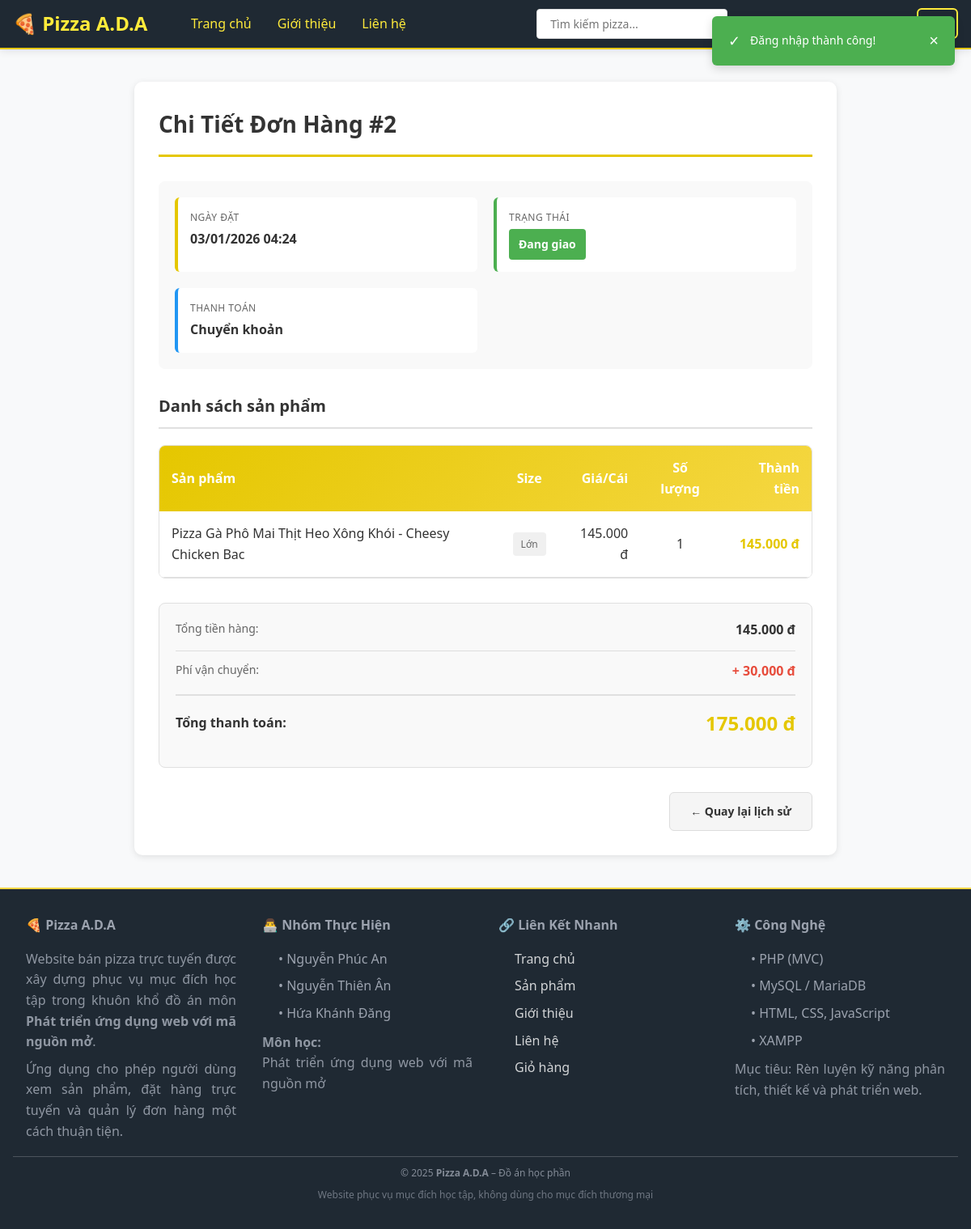
The page /public/index.php?action=order&method=detail&id=2 (signed in) on the database as committed earlier.
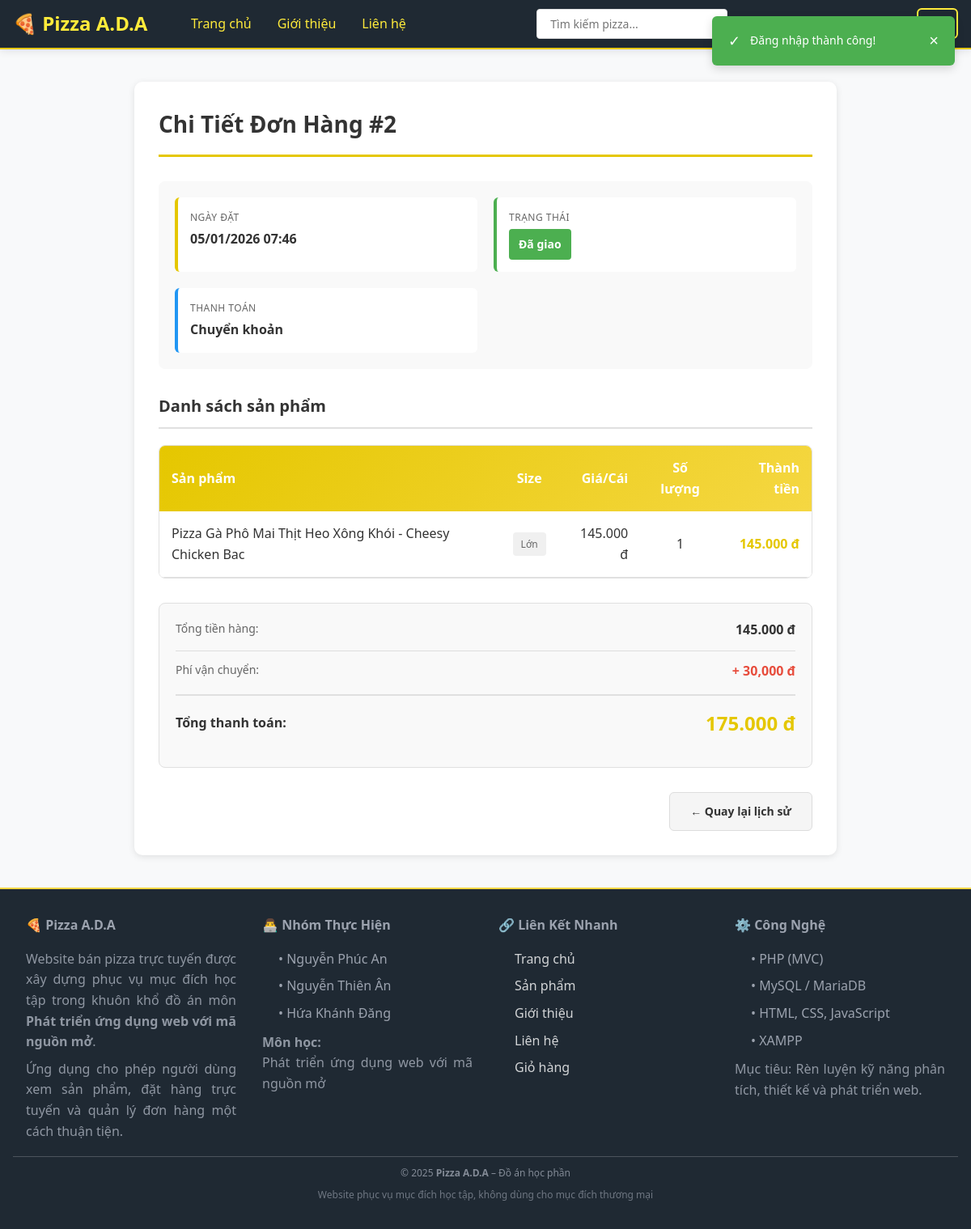
The same page on the database as committed later.
### tables this page shows
CREATE TABLE `orders` (
  `order_id` int(11) NOT NULL,
  `tong_tien` decimal(10,2) NOT NULL,
  `phuong_thuc_thanh_toan` varchar(255) NOT NULL,
  `trang_thai` varchar(50) NOT NULL DEFAULT 'Chờ xác nhận',
  `ngay_tao_order` timestamp NOT NULL DEFAULT current_timestamp() ON UPDATE current_timestamp(),
  `nguoi_mua_id` int(11) NOT NULL,
  `nguoi_nhan` varchar(255) NOT NULL,
  `sdt_nguoi_nhan` varchar(10) NOT NULL,
  `dia-chi_nhan` text NOT NULL
);

### app/Controllers/Controller.php (called while the page is built, shortened)
<?php
class Controller
{
    protected function render($view, $data = [])
    {
        extract($data);
        $viewPath = APP_PATH . 'Views/' . $view . '.php';
        include $viewPath;
    }
}
?>

### app/Controllers/OrderController.php (called while the page is built, shortened)
<?php
require_once APP_PATH . 'Controllers/Controller.php';
require_once APP_PATH . 'Models/Order.php';
require_once APP_PATH . 'Models/OrderItem.php';
class OrderController extends Controller
{
    private $orderModel;
    private $orderItemModel;
    public function __construct()
    {
        $this->orderModel = new Order();
        $this->orderItemModel = new OrderItem();
    }
    public function detail()
    {
        $orderId = $_GET['id'] ?? null;
        $order = $this->orderModel->read($orderId);
        $items = $this->orderItemModel->getByOrderId($orderId);
        $data = [
            'order' => $order,
            'items' => $items
        ];
        $this->render('order/detail', $data);
    }
}
?>

### config/Database.php (called while the page is built)
<?php
class Database
{
    private static $connection = null;
    public static function connect()
    {
        if (self::$connection === null) {
            try {
                $config = [
                    'host' => 'localhost:3307',
                    'dbname' => 'web_ban_pizza',
                    'user' => 'root',
                    'password' => ''
                ];
                $dsn = "mysql:host=" . $config['host'] . ";dbname=" . $config['dbname'] . ";charset=utf8mb4";
                self::$connection = new PDO(
                    $dsn,
                    $config['user'],
                    $config['password'],
                    [
                        PDO::ATTR_ERRMODE => PDO::ERRMODE_EXCEPTION,
                        PDO::ATTR_DEFAULT_FETCH_MODE => PDO::FETCH_ASSOC,
                        PDO::ATTR_EMULATE_PREPARES => false
                    ]
                );
            } catch (PDOException $e) {
                die("Connection Error: " . $e->getMessage());
            }
        }
        return self::$connection;
    }
}
?>

### app/Models/Order.php (called while the page is built, shortened)
<?php
require_once APP_PATH . 'Models/Model.php';
class Order extends Model
{
    protected function getPrimaryKey()
    {
        return 'order_id';
    }
}
?>

### app/Models/Model.php (called while the page is built, shortened)
<?php
require_once ROOT_PATH . 'config/Database.php';
abstract class Model
{
    protected $db;
    protected $table;
    public function __construct()
    {
        $this->db = Database::connect();
    }
    public function read($id)
    {
        $pk = $this->getPrimaryKey();
        $sql = "SELECT * FROM {$this->table} WHERE {$pk} = ?";
        $stmt = $this->db->prepare($sql);
        $stmt->execute([$id]);
        return $stmt->fetch();
    }
    public function query($sql, $params = [])
    {
        $stmt = $this->db->prepare($sql);
        $stmt->execute($params);
        return $stmt;
    }
}
?>

### app/Models/OrderItem.php (called while the page is built, shortened)
<?php
require_once APP_PATH . 'Models/Model.php';
class OrderItem extends Model
{
    protected $table = 'order_items';
    public function getByOrderId($orderId)
    {
        $sql = "SELECT oi.*, p.ten_product, p.hinh_anh_product
                FROM {$this->table} oi
                JOIN products p ON oi.fk_product_id = p.product_id
                WHERE oi.fk_order_id = ?";
        $stmt = $this->query($sql, [$orderId]);
        return $stmt->fetchAll();
    }
}
?>

### app/Views/order/detail.php (the view, shortened to what the changed rows need)
<?php include APP_PATH . 'Views/layout/header.php'; ?>
<div class="container" style="max-width: 900px; margin: 40px auto;">
    <div class="order-detail-section" style="background: white; padding: 30px; border-radius: 10px; box-shadow: 0 2px 8px rgba(0,0,0,0.1);">
        <h2 style="margin: 0 0 30px 0; font-size: 28px; color: #333; border-bottom: 3px solid var(--primary-color); padding-bottom: 15px;">
            Chi Tiết Đơn Hàng #<?php echo $order['order_id']; ?>
        </h2>
        <div class="order-info" style="display: grid; grid-template-columns: repeat(auto-fit, minmax(250px, 1fr)); gap: 20px; margin-bottom: 30px; padding: 20px; background: #f9f9f9; border-radius: 8px;">
            <div style="padding: 15px; background: white; border-radius: 6px; border-left: 4px solid var(--primary-color);">
                <p style="margin: 0; font-size: 12px; color: #666; text-transform: uppercase; letter-spacing: 0.5px; margin-bottom: 5px;">Ngày đặt</p>
                <p style="margin: 0; font-size: 16px; font-weight: 600; color: #333;"><?php echo date('d/m/Y H:i', strtotime($order['ngay_tao_order'])); ?></p>
            </div>
            <div style="padding: 15px; background: white; border-radius: 6px; border-left: 4px solid #4CAF50;">
                <p style="margin: 0; font-size: 12px; color: #666; text-transform: uppercase; letter-spacing: 0.5px; margin-bottom: 5px;">Trạng thái</p>
                <span class="status" style="display: inline-block; padding: 8px 12px; background: #4CAF50; color: white; border-radius: 4px; font-weight: 600; font-size: 14px;">
                    <?php echo htmlspecialchars($order['trang_thai']); ?>
                </span>
            </div>
            <div style="padding: 15px; background: white; border-radius: 6px; border-left: 4px solid #2196F3;">
                <p style="margin: 0; font-size: 12px; color: #666; text-transform: uppercase; letter-spacing: 0.5px; margin-bottom: 5px;">Thanh toán</p>
                <p style="margin: 0; font-size: 16px; font-weight: 600; color: #333;"><?php echo htmlspecialchars($order['phuong_thuc_thanh_toan']); ?></p>
            </div>
        </div>
        <h3 style="margin: 30px 0 20px 0; font-size: 20px; color: #333; border-bottom: 2px solid #e0e0e0; padding-bottom: 10px;">
            Danh sách sản phẩm
        </h3>
        <div style="overflow-x: auto; border-radius: 8px; border: 1px solid #e0e0e0;">
            <table class="items-table" style="width: 100%; border-collapse: collapse; background: white;">
                <thead style="background: linear-gradient(135deg, var(--primary-color) 0%, var(--primary-light) 100%); color: white;">
                    <tr>
                        <th style="padding: 15px; text-align: left; font-weight: 600;">Sản phẩm</th>
                        <th style="padding: 15px; text-align: center; font-weight: 600;">Size</th>
                        <th style="padding: 15px; text-align: right; font-weight: 600;">Giá/Cái</th>
                        <th style="padding: 15px; text-align: center; font-weight: 600;">Số lượng</th>
                        <th style="padding: 15px; text-align: right; font-weight: 600;">Thành tiền</th>
                    </tr>
                </thead>
                <tbody>
                    <?php
                    $subtotalAmount = 0;
                    foreach ($items as $index => $item):
                        $itemTotal = $item['gia_order_items'] * $item['so_luong_mua'];
                        $subtotalAmount += $itemTotal;
                    ?>
                        <tr style="border-bottom: 1px solid #e0e0e0; background: <?php echo $index % 2 === 0 ? 'white' : '#f9f9f9'; ?>; transition: background 0.3s ease;">
                            <td style="padding: 15px; font-weight: 500; color: #333;"><?php echo htmlspecialchars($item['ten_product']); ?></td>
                            <td style="padding: 15px; text-align: center; color: #666;">
                                <span style="display: inline-block; padding: 5px 10px; background: #f0f0f0; border-radius: 4px; font-size: 12px;">
                                    <?php echo htmlspecialchars($item['size'] ?? 'Không'); ?>
                                </span>
                            </td>
                            <td style="padding: 15px; text-align: right; color: #333; font-weight: 500;"><?php echo number_format($item['gia_order_items'], 0, ',', '.'); ?> đ</td>
                            <td style="padding: 15px; text-align: center; color: #333; font-weight: 500;"><?php echo $item['so_luong_mua']; ?></td>
                            <td style="padding: 15px; text-align: right; color: var(--primary-color); font-weight: 600;">
                                <?php echo number_format($itemTotal, 0, ',', '.'); ?> đ
                            </td>
                        </tr>
                    <?php endforeach; ?>
                </tbody>
            </table>
        </div>
        <div class="order-summary" style="background: #f9f9f9; padding: 20px; border-radius: 8px; margin: 30px 0; border: 1px solid #e0e0e0;">
            <div style="display: flex; justify-content: flex-end; margin-bottom: 15px;">
                <div style="width: 100%;">
                    <div style="display: flex; justify-content: space-between; margin-bottom: 12px; padding-bottom: 12px; border-bottom: 1px solid #ddd;">
                        <span style="color: #666; font-size: 14px;">Tổng tiền hàng:</span>
                        <span style="font-weight: 600; color: #333;"><?php echo number_format($subtotalAmount, 0, ',', '.'); ?> đ</span>
                    </div>
                    <div style="display: flex; justify-content: space-between; margin-bottom: 15px; padding-bottom: 15px; border-bottom: 2px solid #e0e0e0;">
                        <span style="color: #666; font-size: 14px;">Phí vận chuyển:</span>
                        <span style="font-weight: 600; color: #e74c3c;">+ 30,000 đ</span>
                    </div>
                    <div style="display: flex; justify-content: space-between; align-items: center;">
                        <span style="font-size: 16px; font-weight: 700; color: #333;">Tổng thanh toán:</span>
                        <span style="font-size: 24px; font-weight: 700; color: var(--primary-color);"><?php echo number_format($order['tong_tien'], 0, ',', '.'); ?> đ</span>
                    </div>
                </div>
            </div>
        </div>
        <div style="display: flex; gap: 15px; justify-content: flex-end;">
            <a href="<?php echo SITE_URL; ?>index.php?action=order&method=history" class="btn btn-secondary" style="padding: 12px 25px; background: #f5f5f5; color: #333; text-decoration: none; border-radius: 6px; font-weight: 600; transition: all 0.3s ease; border: 1px solid #ddd; display: inline-flex; align-items: center; gap: 8px;">
                ← Quay lại lịch sử
            </a>
        </div>
    </div>
</div>
<?php include APP_PATH . 'Views/layout/footer.php'; ?>

Rows that differ between the two databases and show on the page:
changed orders "Chuyển khoản": ngay_tao_order "03/01/2026 04:24" → "05/01/2026 07:46"; trang_thai "Đang giao" → "Đã giao"
